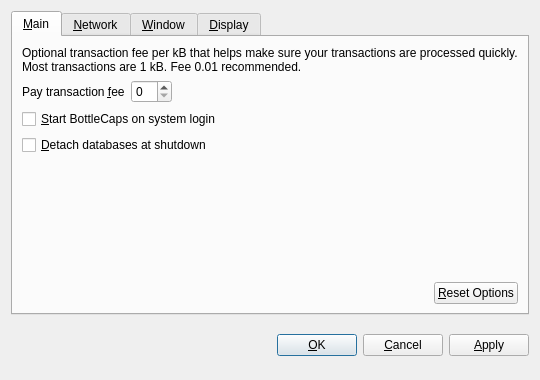
<?xml version="1.0" encoding="UTF-8"?>
<ui version="4.0">
 <class>OptionsDialog</class>
 <widget class="QDialog" name="OptionsDialog">
  <property name="geometry">
   <rect>
    <x>0</x>
    <y>0</y>
    <width>540</width>
    <height>380</height>
   </rect>
  </property>
  <property name="windowTitle">
   <string>Options</string>
  </property>
  <property name="modal">
   <bool>true</bool>
  </property>
  <layout class="QVBoxLayout" name="verticalLayout">
   <item>
    <widget class="QTabWidget" name="tabWidget">
     <property name="tabPosition">
      <enum>QTabWidget::North</enum>
     </property>
     <property name="currentIndex">
      <number>0</number>
     </property>
     <widget class="QWidget" name="tabMain">
      <attribute name="title">
       <string>&amp;Main</string>
      </attribute>
      <layout class="QVBoxLayout" name="verticalLayout_Main">
       <item>
        <widget class="QLabel" name="transactionFeeInfoLabel">
         <property name="text">
          <string>Optional transaction fee per kB that helps make sure your transactions are processed quickly. Most transactions are 1 kB. Fee 0.01 recommended.</string>
         </property>
         <property name="textFormat">
          <enum>Qt::PlainText</enum>
         </property>
         <property name="wordWrap">
          <bool>true</bool>
         </property>
        </widget>
       </item>
       <item>
        <layout class="QHBoxLayout" name="horizontalLayout_Main">
         <item>
          <widget class="QLabel" name="transactionFeeLabel">
           <property name="text">
            <string>Pay transaction &amp;fee</string>
           </property>
           <property name="textFormat">
            <enum>Qt::PlainText</enum>
           </property>
           <property name="buddy">
            <cstring>transactionFee</cstring>
           </property>
          </widget>
         </item>
         <item>
          <widget class="BitcoinAmountField" name="transactionFee"/>
         </item>
         <item>
          <spacer name="horizontalSpacer_Main">
           <property name="orientation">
            <enum>Qt::Horizontal</enum>
           </property>
           <property name="sizeHint" stdset="0">
            <size>
             <width>40</width>
             <height>20</height>
            </size>
           </property>
          </spacer>
         </item>
        </layout>
       </item>
       <item>
        <widget class="QCheckBox" name="bitcoinAtStartup">
         <property name="toolTip">
          <string>Automatically start BottleCaps after logging in to the system.</string>
         </property>
         <property name="text">
          <string>&amp;Start BottleCaps on system login</string>
         </property>
        </widget>
       </item>
       <item>
        <widget class="QCheckBox" name="detachDatabases">
         <property name="toolTip">
          <string>Detach block and address databases at shutdown. This means they can be moved to another data directory, but it slows down shutdown. The wallet is always detached.</string>
         </property>
         <property name="text">
          <string>&amp;Detach databases at shutdown</string>
         </property>
        </widget>
       </item>
       <item>
        <spacer name="verticalSpacer_Main">
         <property name="orientation">
          <enum>Qt::Vertical</enum>
         </property>
         <property name="sizeHint" stdset="0">
          <size>
           <width>20</width>
           <height>40</height>
          </size>
         </property>
        </spacer>
       </item>
       <item>
        <layout class="QHBoxLayout" name="horizontalLayout_2_Main">
         <item>
          <spacer name="horizontalSpacer_2_Main">
           <property name="orientation">
            <enum>Qt::Horizontal</enum>
           </property>
           <property name="sizeHint" stdset="0">
            <size>
             <width>40</width>
             <height>20</height>
            </size>
           </property>
          </spacer>
         </item>
         <item>
          <widget class="QPushButton" name="resetButton">
           <property name="toolTip">
            <string>Reset all client options to default.</string>
           </property>
           <property name="text">
            <string>&amp;Reset Options</string>
           </property>
           <property name="autoDefault">
            <bool>false</bool>
           </property>
          </widget>
         </item>
        </layout>
       </item>
      </layout>
     </widget>
     <widget class="QWidget" name="tabNetwork">
      <attribute name="title">
       <string>&amp;Network</string>
      </attribute>
      <layout class="QVBoxLayout" name="verticalLayout_Network">
       <item>
        <widget class="QCheckBox" name="mapPortUpnp">
         <property name="toolTip">
          <string>Automatically open the BottleCaps client port on the router. This only works when your router supports UPnP and it is enabled.</string>
         </property>
         <property name="text">
          <string>Map port using &amp;UPnP</string>
         </property>
        </widget>
       </item>
       <item>
        <widget class="QCheckBox" name="connectSocks">
         <property name="toolTip">
          <string>Connect to the BottleCaps network through a SOCKS proxy (e.g. when connecting through Tor).</string>
         </property>
         <property name="text">
          <string>&amp;Connect through SOCKS proxy:</string>
         </property>
        </widget>
       </item>
       <item>
        <layout class="QHBoxLayout" name="horizontalLayout_Network">
         <item>
          <widget class="QLabel" name="proxyIpLabel">
           <property name="text">
            <string>Proxy &amp;IP:</string>
           </property>
           <property name="textFormat">
            <enum>Qt::PlainText</enum>
           </property>
           <property name="buddy">
            <cstring>proxyIp</cstring>
           </property>
          </widget>
         </item>
         <item>
          <widget class="QValidatedLineEdit" name="proxyIp">
           <property name="maximumSize">
            <size>
             <width>140</width>
             <height>16777215</height>
            </size>
           </property>
           <property name="toolTip">
            <string>IP address of the proxy (e.g. 127.0.0.1)</string>
           </property>
          </widget>
         </item>
         <item>
          <widget class="QLabel" name="proxyPortLabel">
           <property name="text">
            <string>&amp;Port:</string>
           </property>
           <property name="textFormat">
            <enum>Qt::PlainText</enum>
           </property>
           <property name="buddy">
            <cstring>proxyPort</cstring>
           </property>
          </widget>
         </item>
         <item>
          <widget class="QLineEdit" name="proxyPort">
           <property name="maximumSize">
            <size>
             <width>55</width>
             <height>16777215</height>
            </size>
           </property>
           <property name="toolTip">
            <string>Port of the proxy (e.g. 9050)</string>
           </property>
          </widget>
         </item>
         <item>
          <widget class="QLabel" name="socksVersionLabel">
           <property name="text">
            <string>SOCKS &amp;Version:</string>
           </property>
           <property name="textFormat">
            <enum>Qt::PlainText</enum>
           </property>
           <property name="buddy">
            <cstring>socksVersion</cstring>
           </property>
          </widget>
         </item>
         <item>
          <widget class="QValueComboBox" name="socksVersion">
           <property name="toolTip">
            <string>SOCKS version of the proxy (e.g. 5)</string>
           </property>
          </widget>
         </item>
         <item>
          <spacer name="horizontalSpacer_Network">
           <property name="orientation">
            <enum>Qt::Horizontal</enum>
           </property>
           <property name="sizeHint" stdset="0">
            <size>
             <width>40</width>
             <height>20</height>
            </size>
           </property>
          </spacer>
         </item>
        </layout>
       </item>
       <item>
        <spacer name="verticalSpacer_Network">
         <property name="orientation">
          <enum>Qt::Vertical</enum>
         </property>
         <property name="sizeHint" stdset="0">
          <size>
           <width>20</width>
           <height>40</height>
          </size>
         </property>
        </spacer>
       </item>
      </layout>
     </widget>
     <widget class="QWidget" name="tabWindow">
      <attribute name="title">
       <string>&amp;Window</string>
      </attribute>
      <layout class="QVBoxLayout" name="verticalLayout_Window">
       <item>
        <widget class="QCheckBox" name="minimizeToTray">
         <property name="toolTip">
          <string>Show only a tray icon after minimizing the window.</string>
         </property>
         <property name="text">
          <string>&amp;Minimize to the tray instead of the taskbar</string>
         </property>
        </widget>
       </item>
       <item>
        <widget class="QCheckBox" name="minimizeOnClose">
         <property name="toolTip">
          <string>Minimize instead of exit the application when the window is closed. When this option is enabled, the application will be closed only after selecting Quit in the menu.</string>
         </property>
         <property name="text">
          <string>M&amp;inimize on close</string>
         </property>
        </widget>
       </item>
       <item>
        <spacer name="verticalSpacer_Window">
         <property name="orientation">
          <enum>Qt::Vertical</enum>
         </property>
         <property name="sizeHint" stdset="0">
          <size>
           <width>20</width>
           <height>40</height>
          </size>
         </property>
        </spacer>
       </item>
      </layout>
     </widget>
     <widget class="QWidget" name="tabDisplay">
      <attribute name="title">
       <string>&amp;Display</string>
      </attribute>
      <layout class="QVBoxLayout" name="verticalLayout_Display">
       <item>
        <layout class="QHBoxLayout" name="horizontalLayout_1_Display">
         <item>
          <widget class="QLabel" name="langLabel">
           <property name="text">
            <string>User Interface &amp;language:</string>
           </property>
           <property name="textFormat">
            <enum>Qt::PlainText</enum>
           </property>
           <property name="buddy">
            <cstring>lang</cstring>
           </property>
          </widget>
         </item>
         <item>
          <widget class="QValueComboBox" name="lang">
           <property name="toolTip">
            <string>The user interface language can be set here. This setting will take effect after restarting BottleCaps.</string>
           </property>
          </widget>
         </item>
        </layout>
       </item>
       <item>
        <layout class="QHBoxLayout" name="horizontalLayout_2_Display">
         <item>
          <widget class="QLabel" name="unitLabel">
           <property name="text">
            <string>&amp;Unit to show amounts in:</string>
           </property>
           <property name="textFormat">
            <enum>Qt::PlainText</enum>
           </property>
           <property name="buddy">
            <cstring>unit</cstring>
           </property>
          </widget>
         </item>
         <item>
          <widget class="QValueComboBox" name="unit">
           <property name="toolTip">
            <string>Choose the default subdivision unit to show in the interface and when sending coins.</string>
           </property>
          </widget>
         </item>
        </layout>
       </item>
       <item>
        <widget class="QCheckBox" name="displayAddresses">
         <property name="toolTip">
          <string>Whether to show BottleCaps addresses in the transaction list or not.</string>
         </property>
         <property name="text">
          <string>&amp;Display addresses in transaction list</string>
         </property>
        </widget>
       </item>
       <item>
        <widget class="QCheckBox" name="coinControlFeatures">
         <property name="toolTip">
          <string>Whether to show coin control features or not.</string>
         </property>
         <property name="text">
          <string>Display Coin &amp;Control Features (experts only!)</string>
         </property>
        </widget>
       </item>
       <item>
        <spacer name="verticalSpacer_Display">
         <property name="orientation">
          <enum>Qt::Vertical</enum>
         </property>
         <property name="sizeHint" stdset="0">
          <size>
           <width>20</width>
           <height>40</height>
          </size>
         </property>
        </spacer>
       </item>
      </layout>
     </widget>
    </widget>
   </item>
   <item>
    <layout class="QHBoxLayout" name="horizontalLayout_Buttons">
     <item>
      <spacer name="horizontalSpacer_1">
       <property name="orientation">
        <enum>Qt::Horizontal</enum>
       </property>
       <property name="sizeHint" stdset="0">
        <size>
         <width>40</width>
         <height>48</height>
        </size>
       </property>
      </spacer>
     </item>
     <item>
      <widget class="QLabel" name="statusLabel">
       <property name="font">
        <font>
         <weight>75</weight>
         <bold>true</bold>
        </font>
       </property>
       <property name="text">
        <string/>
       </property>
       <property name="textFormat">
        <enum>Qt::PlainText</enum>
       </property>
       <property name="wordWrap">
        <bool>true</bool>
       </property>
      </widget>
     </item>
     <item>
      <spacer name="horizontalSpacer_2">
       <property name="orientation">
        <enum>Qt::Horizontal</enum>
       </property>
       <property name="sizeHint" stdset="0">
        <size>
         <width>40</width>
         <height>48</height>
        </size>
       </property>
      </spacer>
     </item>
     <item>
      <widget class="QPushButton" name="okButton">
       <property name="text">
        <string>&amp;OK</string>
       </property>
      </widget>
     </item>
     <item>
      <widget class="QPushButton" name="cancelButton">
       <property name="text">
        <string>&amp;Cancel</string>
       </property>
       <property name="autoDefault">
        <bool>false</bool>
       </property>
      </widget>
     </item>
     <item>
      <widget class="QPushButton" name="applyButton">
       <property name="text">
        <string>&amp;Apply</string>
       </property>
       <property name="autoDefault">
        <bool>false</bool>
       </property>
      </widget>
     </item>
    </layout>
   </item>
  </layout>
 </widget>
 <customwidgets>
  <customwidget>
   <class>BitcoinAmountField</class>
   <extends>QSpinBox</extends>
   <header>bitcoinamountfield.h</header>
  </customwidget>
  <customwidget>
   <class>QValueComboBox</class>
   <extends>QComboBox</extends>
   <header>qvaluecombobox.h</header>
  </customwidget>
  <customwidget>
   <class>QValidatedLineEdit</class>
   <extends>QLineEdit</extends>
   <header>qvalidatedlineedit.h</header>
  </customwidget>
 </customwidgets>
 <resources/>
 <connections/>
</ui>
